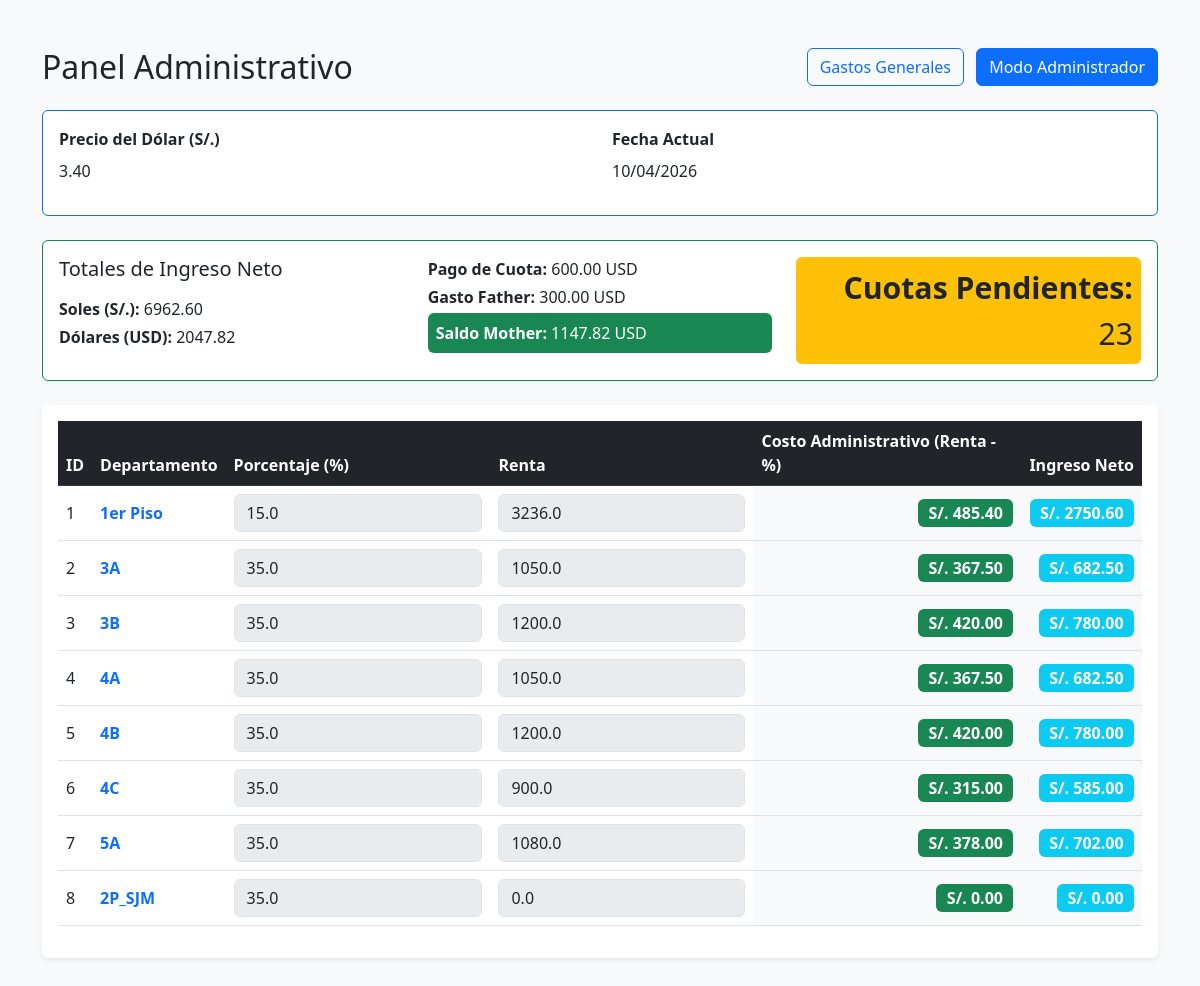
Before: / with the older database file.
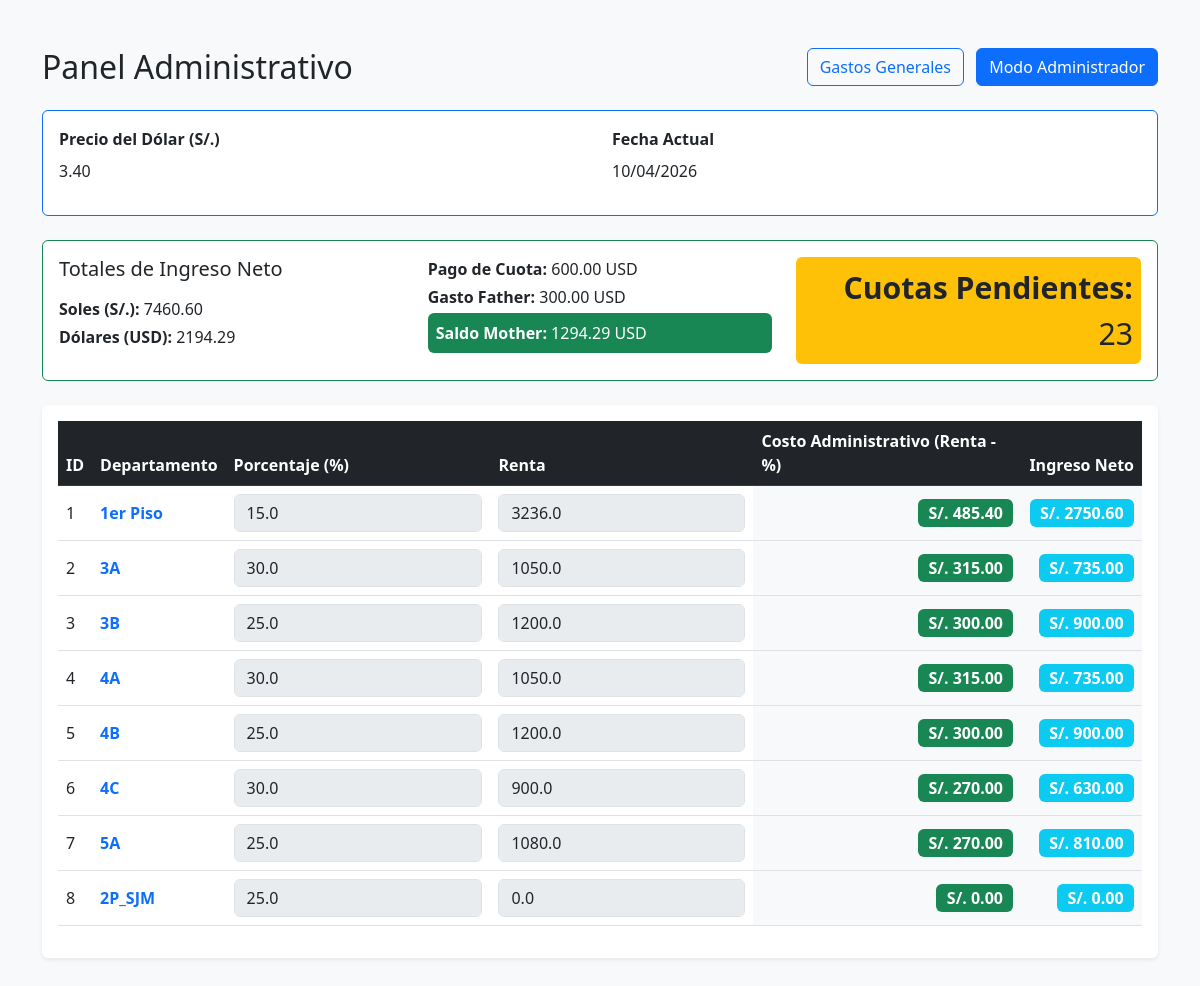
After: the same page with the newer database file.
### tables this page shows
CREATE TABLE config (id INTEGER PRIMARY KEY, dolar REAL);

CREATE TABLE departamentos (
            id INTEGER PRIMARY KEY AUTOINCREMENT,
            nombre TEXT NOT NULL,
            porcentaje REAL DEFAULT 30.0,
            renta REAL DEFAULT 0.0,
            costo_administrativo REAL DEFAULT 0.0
        , ingreso_neto REAL DEFAULT 0.0);

### app.py (the view)
@app.route('/')
def index():
    conn = get_db_connection()
    deps = conn.execute('SELECT * FROM departamentos').fetchall()
    row = conn.execute('SELECT dolar FROM config WHERE id = 1').fetchone()
    dolar = row['dolar'] if row is not None else 1.0
    total_ingreso_neto = sum(dep['ingreso_neto'] or 0 for dep in deps)
    total_ingreso_dolares = total_ingreso_neto / dolar if dolar else 0.0
    pago_cuota = 600.0
    gasto_father = 300.0
    saldo_mother = total_ingreso_dolares - pago_cuota - gasto_father
    start_date = datetime.date(2026, 4, 1)
    current_date = datetime.date.today()
    if current_date < start_date:
        cuotas_pendientes = 23
    else:
        months_passed = (current_date.year - start_date.year) * 12 + (current_date.month - start_date.month)
        cuotas_pendientes = max(0, 23 - months_passed)
    current_date_str = current_date.strftime("%d/%m/%Y")
    editable = 'admin' in session
    conn.close()
    return render_template('index.html', departamentos=deps, dolar=dolar, total_ingreso_neto=total_ingreso_neto, total_ingreso_dolares=total_ingreso_dolares, pago_cuota=pago_cuota, gasto_father=gasto_father, saldo_mother=saldo_mother, cuotas_pendientes=cuotas_pendientes, editable=editable, current_date=current_date_str)

### app.py (called while the page is built)
def get_db_connection():
    conn = sqlite3.connect(DATABASE, timeout=10)
    conn.row_factory = sqlite3.Row
    return conn

### templates/index.html (shortened to what this page needs)
<!DOCTYPE html>
<html lang="es">
<head>
    <link href="https://cdn.jsdelivr.net/npm/bootstrap@5.3.0/dist/css/bootstrap.min.css" rel="stylesheet">
</head>
<body class="bg-light">
    <div class="container py-5">
        <div class="d-flex justify-content-between align-items-center mb-4">
            <h2 class="mb-0">Panel Administrativo</h2>
            <div>
                <a href="{{ url_for('gastos') }}" class="btn btn-outline-primary me-2">Gastos Generales</a>
                {% if editable %}
                <a href="{{ url_for('logout') }}" class="btn btn-secondary">Cerrar Sesión</a>
                {% else %}
                <a href="{{ url_for('login') }}" class="btn btn-primary">Modo Administrador</a>
                {% endif %}
            </div>
        </div>
        <form action="/update" method="POST">
            <div class="card mb-4 border-primary">
                <div class="card-body">
                    <div class="row">
                        <div class="col-md-6">
                            <label class="fw-bold">Precio del Dólar (S/.)</label>
                            {% if editable %}
                            <input type="number" step="0.01" name="precio_dolar" class="form-control w-50" value="{{ dolar }}">
                            {% else %}
                            <p class="mt-2">{{ "%.2f"|format(dolar) }}</p>
                            {% endif %}
                        </div>
                        <div class="col-md-6">
                            <label class="fw-bold">Fecha Actual</label>
                            <p class="mt-2">{{ current_date }}</p>
                        </div>
                    </div>
                </div>
            </div>
            <div class="card mb-4 border-success">
                <div class="card-body">
                    <div class="row">
                        <div class="col-md-4">
                            <h5 class="card-title mb-3 text-start">Totales de Ingreso Neto</h5>
                            <p class="mb-1 text-start"><strong>Soles (S/.):</strong> {{ "%.2f"|format(total_ingreso_neto) }}</p>
                            <p class="mb-0 text-start"><strong>Dólares (USD):</strong> {{ "%.2f"|format(total_ingreso_dolares) }}</p>
                        </div>
                        <div class="col-md-4">
                            <p class="mb-1 text-start"><strong>Pago de Cuota:</strong> {{ "%.2f"|format(pago_cuota) }} USD</p>
                            <p class="mb-1 text-start"><strong>Gasto Father:</strong> {{ "%.2f"|format(gasto_father) }} USD</p>
                            <p class="mb-0 bg-success text-white p-2 rounded text-start"><strong>Saldo Mother:</strong> {{ "%.2f"|format(saldo_mother) }} USD</p>
                        </div>
                        <div class="col-md-4 d-flex align-items-end justify-content-end">
                            <p class="mb-0 text-end bg-warning p-2 rounded" style="font-size: 1.89rem;"><strong>Cuotas Pendientes:</strong> {{ cuotas_pendientes }}</p>
                        </div>
                    </div>
                </div>
            </div>
            <div class="table-responsive bg-white p-3 shadow-sm rounded">
                <table class="table table-hover align-middle">
                    <thead class="table-dark">
                        <tr>
                            <th>ID</th>
                            <th>Departamento</th>
                            <th>Porcentaje (%)</th>
                            <th>Renta</th>
                            <th>Costo Administrativo (Renta - %)</th>
                            <th>Ingreso Neto</th>
                        </tr>
                    </thead>
                    <tbody>
                        {% for dep in departamentos %}
                        <tr>
                            <td>{{ dep.id }} <input type="hidden" name="id" value="{{ dep.id }}"></td>
                            <td class="fw-bold text-primary">{{ dep.nombre }}</td>
                            <td>
                                <input type="number" step="0.1" name="porcentaje_{{ dep.id }}" class="form-control" value="{{ dep.porcentaje }}" {% if not editable %}disabled{% endif %}>
                            </td>
                            <td>
                                <input type="number" step="0.01" name="renta_{{ dep.id }}" class="form-control" value="{{ dep.renta }}" {% if not editable %}disabled{% endif %}>
                            </td>
                            <td class="bg-light text-end">
                                <span class="badge bg-success fs-6">S/. {{ "%.2f"|format(dep.costo_administrativo) }}</span>
                            </td>
                            <td class="bg-light text-end">
                                <span class="badge bg-info fs-6">S/. {{ "%.2f"|format(dep.ingreso_neto) }}</span>
                            </td>
                        </tr>
                        {% endfor %}
                    </tbody>
                </table>
            </div>
        </form>
    </div>
</body>
</html>

Changed rows visible on the page:
changed departamentos id 2: porcentaje "35.0" → "30.0"; costo_administrativo "367.50" → "315.00"; ingreso_neto "682.50" → "735.00"
changed departamentos id 3: porcentaje "35.0" → "25.0"; costo_administrativo "420.00" → "300.00"; ingreso_neto "780.00" → "900.00"
changed departamentos id 4: porcentaje "35.0" → "30.0"; costo_administrativo "367.50" → "315.00"; ingreso_neto "682.50" → "735.00"
changed departamentos id 5: porcentaje "35.0" → "25.0"; costo_administrativo "420.00" → "300.00"; ingreso_neto "780.00" → "900.00"
changed departamentos id 6: porcentaje "35.0" → "30.0"; costo_administrativo "315.00" → "270.00"; ingreso_neto "585.00" → "630.00"
changed departamentos id 7: porcentaje "35.0" → "25.0"; costo_administrativo "378.00" → "270.00"; ingreso_neto "702.00" → "810.00"
changed departamentos "2P_SJM": porcentaje "35.0" → "25.0"
Other visible differences:
{{ "%.2f"|format(total_ingreso_neto) }}: "6962.60" → "7460.60"
{{ "%.2f"|format(total_ingreso_dolares) }}: "2047.82" → "2194.29"
{{ "%.2f"|format(saldo_mother) }}: "1147.82" → "1294.29"
